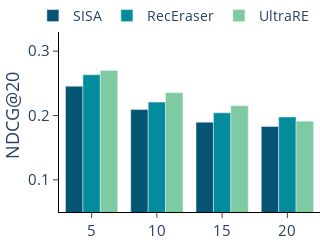

Notebook code for this chart:
### Code cell
shard = [5,10,15,20]
# fig = sp.make_subplots(rows=1, cols=1,horizontal_spacing=0.1)
sisa_acc = [0.2454 ,0.2092 ,0.1896 ,0.1830 ]
rec_acc =[0.2633 ,0.2208 ,0.2041 ,0.1977 ]
ul_acc =[0.2701 ,0.2354 ,0.2152 ,0.1912 ]
fig = go.Figure()
color_dict = ['#065473', '#048c9c', '#7dcaa3', '#81c784']

fig.add_trace(
    go.Bar(
        x=shard,
        y=sisa_acc,
        # mode="lines",
        marker=dict(color=color_dict[0]),
        showlegend=show,
        name='SISA'
    ))
fig.add_trace(
    go.Bar(
        x=shard,
        y=rec_acc,
        # mode="lines",
        marker=dict(color=color_dict[1]),
        showlegend=show,
        name='RecEraser'
    ))
fig.add_trace(
    go.Bar(
        x=shard,
        y=ul_acc,
        # mode="lines",
        marker=dict(color=color_dict[2]),
        showlegend=show,
        name='UltraRE'
    ))

fig.update_layout(
    plot_bgcolor='white',
    legend=dict(x=-0.1, y=1.1, traceorder='normal', orientation='h',font=dict(size=14)),
    width=290,
    height=210,
    font=dict(size=15),
    margin=dict(l=0, r=0, t=0, b=0),
)

fig.update_yaxes(title='NDCG@20',
                 nticks=4,
                 range=(0.05,0.35),
                 showline=True,
                 ticks="outside",
                 tickson="boundaries",
                 ticklen=5,
                 # zeroline=True,
                 linecolor="black")
fig.update_xaxes(showline=True,
                 ticks="outside",
                 tickson="boundaries",
                 ticklen=5,
                 # zeroline=True,
                 linecolor="black")
fig.show()
fig.write_image('shard.pdf', format='pdf')

### Figure 1 — Plotly figure (JSON) as saved in the notebook; plotly's stock layout.template omitted (floating-point values rounded to 4 significant figures)
{"data": [{"marker": {"color": "#065473"}, "name": "SISA", "showlegend": true, "x": [5, 10, 15, 20], "y": [0.2454, 0.2092, 0.1896, 0.183], "type": "bar"}, {"marker": {"color": "#048c9c"}, "name": "RecEraser", "showlegend": true, "x": [5, 10, 15, 20], "y": [0.2633, 0.2208, 0.2041, 0.1977], "type": "bar"}, {"marker": {"color": "#7dcaa3"}, "name": "UltraRE", "showlegend": true, "x": [5, 10, 15, 20], "y": [0.2701, 0.2354, 0.2152, 0.1912], "type": "bar"}], "layout": {"legend": {"font": {"size": 14}, "x": -0.1, "y": 1.1, "traceorder": "normal", "orientation": "h"}, "font": {"size": 15}, "margin": {"l": 0, "r": 0, "t": 0, "b": 0}, "plot_bgcolor": "white", "width": 290, "height": 210, "yaxis": {"title": {"text": "NDCG@20"}, "nticks": 4, "range": [0.05, 0.35], "showline": true, "ticks": "outside", "tickson": "boundaries", "ticklen": 5, "linecolor": "black"}, "xaxis": {"showline": true, "ticks": "outside", "tickson": "boundaries", "ticklen": 5, "linecolor": "black"}}}
